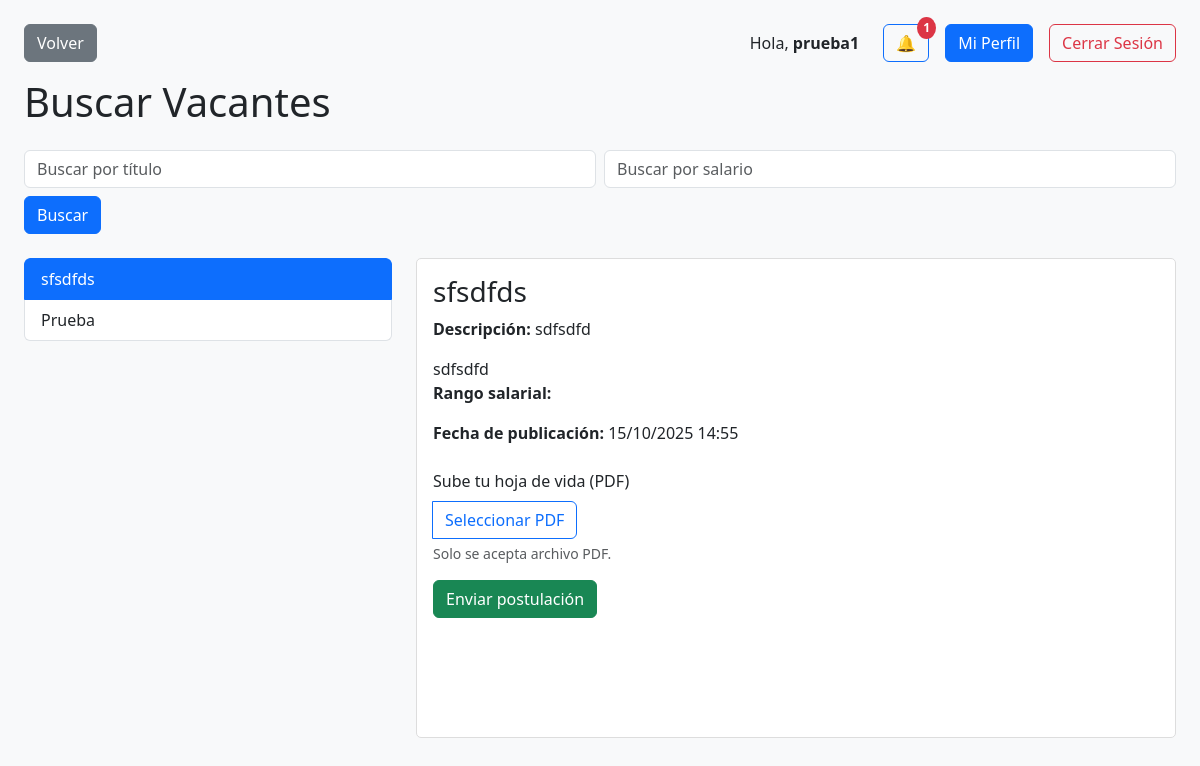
Screenshot of /postulante/?vacante_id=13 (signed in) with the database file from the repository.
### pages/models.py (models this page shows, shortened)
class Vacante(models.Model):
    titulo = models.CharField(max_length=200)
    nombre_interno = models.CharField(max_length=200, blank=True, null=True)
    descripcion = models.TextField()
    palabras_clave = models.CharField(max_length=300, blank=True, null=True)
    rango_salarial = models.CharField(max_length=100, blank=True, null=True)
    fecha_creacion = models.DateTimeField(auto_now_add=True)

### pages/views.py (the view, shortened to what this page needs)
# urls.py: path('postulante/', views.postulante_view, name='postulante'),
def postulante_view(request):
    query = request.GET.get("q", "").strip()
    rango_salarial = request.GET.get("rango_salarial", "").strip()
    selected_id = request.GET.get('vacante_id')
    vacantes = Vacante.objects.all().order_by('-fecha_creacion')
    if query:
        vacantes = vacantes.annotate(titulo_lower=Lower('titulo')).filter(titulo_lower__icontains=query.lower())
    if rango_salarial:
        vacantes = vacantes.filter(rango_salarial__icontains=rango_salarial)
    vacante_seleccionada = Vacante.objects.filter(pk=selected_id).first() if selected_id else None
    notificaciones = []
    notificaciones_no_leidas = 0
    if request.user.is_authenticated:
        notificaciones = Notificacion.objects.filter(usuario=request.user)[:5]
        notificaciones_no_leidas = Notificacion.objects.filter(usuario=request.user, leida=False).count()
    return render(request, 'pages/postulante.html', {
        "vacantes": vacantes,
        "vacante_seleccionada": vacante_seleccionada,
        "selected_id": selected_id,
        "query": query,
        "rango_salarial": rango_salarial,
        "notificaciones": notificaciones,
        "notificaciones_no_leidas": notificaciones_no_leidas,
    })

### pages/templates/pages/postulante.html (shortened to what this page needs)
<!DOCTYPE html>
<html lang="es">
<head>
    <link href="https://cdn.jsdelivr.net/npm/bootstrap@5.3.0/dist/css/bootstrap.min.css" rel="stylesheet">
</head>
<body class="bg-light p-4">
    <div class="d-flex justify-content-between align-items-center mb-3">
        <a href="{% url 'home' %}" class="btn btn-secondary">Volver</a>
        <div class="d-flex align-items-center gap-3">
            <span class="me-2">Hola, <strong>{{ user.username }}</strong></span>
            <div class="notification-dropdown">
                <button type="button" class="btn btn-outline-primary notification-bell" id="notificationBtn">
                    🔔
                    {% if notificaciones_no_leidas > 0 %}
                    <span class="notification-badge">{{ notificaciones_no_leidas }}</span>
                    {% endif %}
                </button>
            </div>
            <a href="{% url 'perfil_postulante' %}" class="btn btn-primary">Mi Perfil</a>
            <a href="{% url 'logout' %}" class="btn btn-outline-danger">Cerrar Sesión</a>
        </div>
    </div>
    <h1 class="mb-4">Buscar Vacantes</h1>
    <form method="GET" class="mb-4 row g-2">
        <div class="col-md-6">
            <input type="text" name="q" value="{{ query }}" class="form-control" placeholder="Buscar por título">
        </div>
        <div class="col-md-6">
            <input type="text" name="rango_salarial" value="{{ rango_salarial }}" class="form-control" placeholder="Buscar por salario">
        </div>
        <div class="col-12 mt-2">
            <button type="submit" class="btn btn-primary">Buscar</button>
        </div>
    </form>
    <div class="row">
        <div class="col-md-4">
            <div class="list-group vacantes-lista">
                {% for vacante in vacantes %}
                    <a href="?vacante_id={{ vacante.id }}{% if query %}&q={{ query }}{% endif %}{% if rango_salarial %}&rango_salarial={{ rango_salarial }}{% endif %}"
                       class="list-group-item list-group-item-action {% if vacante.id|stringformat:"s" == selected_id %}active{% endif %}">
                        {{ vacante.titulo }}
                    </a>
                {% empty %}
                    <p class="text-muted">No hay vacantes disponibles.</p>
                {% endfor %}
            </div>
        </div>
        <div class="col-md-8">
            <div class="vacante-detalle">
                {% if vacante_seleccionada %}
                    <h3>{{ vacante_seleccionada.titulo }}</h3>
                    <p><strong>Descripción:</strong> {{ vacante_seleccionada.descripcion }}</p>
                    <span class="text-break" style="white-space: pre-line;">{{ vacante_seleccionada.descripcion }}</span>
                    <p><strong>Rango salarial:</strong> {{ vacante_seleccionada.rango_salarial }}</p>
                    <p><strong>Fecha de publicación:</strong> {{ vacante_seleccionada.fecha_creacion|date:"d/m/Y H:i" }}</p>
                    <form method="post" enctype="multipart/form-data" class="mt-4">
                        <div class="mb-3">
                            <label for="cv_pdf" class="form-label">Sube tu hoja de vida (PDF)</label>
                            <div class="input-group">
                                <label for="cv_pdf" class="btn btn-outline-primary file-label">Seleccionar PDF</label>
                            </div>
                            <div class="form-text">Solo se acepta archivo PDF.</div>
                        </div>
                        <button type="submit" class="btn btn-success">Enviar postulación</button>
                    </form>
                {% else %}
                    <p class="text-muted">Selecciona una vacante para ver los detalles.</p>
                {% endif %}
            </div>
        </div>
    </div>
</body>
</html>

### pages/templates/pages/postulante.html (style rules this page uses)
.vacantes-lista { height: 60vh; overflow-y: auto; }
.vacante-detalle { height: 60vh; overflow-y: auto; background-color: #fff; border: 1px solid #ddd; padding: 1rem; border-radius: 5px; }
.file-label { cursor: pointer; }
.notification-dropdown { position: relative; display: inline-block; }
.notification-bell { position: relative; cursor: pointer; }
.notification-badge { position: absolute; top: -8px; right: -8px; background-color: #dc3545; color: white; border-radius: 50%; padding: 2px 6px; font-size: 0.75rem; font-weight: bold; }

### rows the page displays
Vacante: titulo "sfsdfds", descripcion "sdfsdfd", fecha_creacion "15/10/2025 14:55"
Vacante: titulo "Prueba"

### other values shown
{{ user.username }} "prueba1"
{{ notificaciones_no_leidas }} "1"
